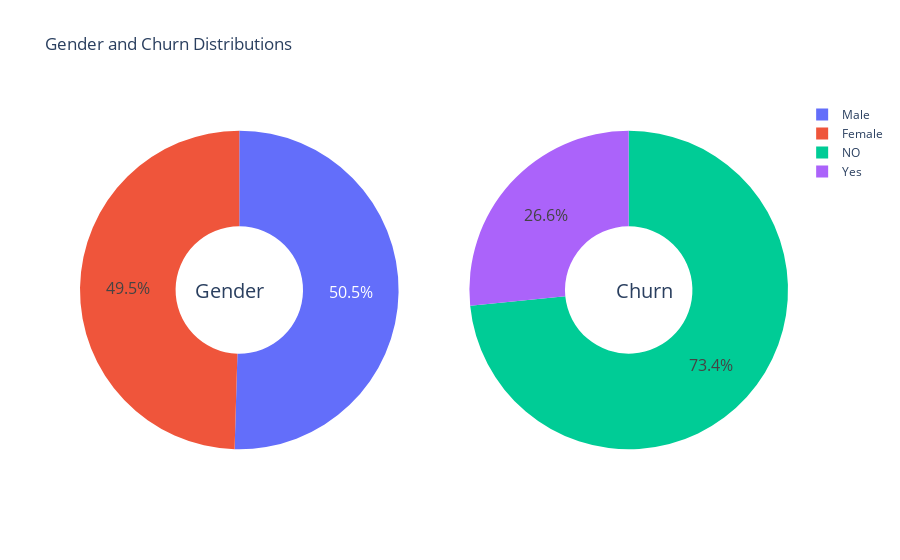

This figure's notebook cell:
### Code cell
#use hole to create a donut-like pie chart

fig.update_traces(hole=.4,hoverinfo="label+percent+name",textfont_size=16)

fig.update_layout(
    title_text="Gender and Churn Distributions",
    #add annotations in the center of donut pies
    annotations=[dict(text="Gender",x=0.16,y=0.5,font_size=20,showarrow=False),
                 dict(text="Churn",x=0.84,y=0.5,font_size=20,showarrow=False)])
fig.show()

### Figure 1 — Plotly figure (JSON) as saved in the notebook; plotly's stock layout.template omitted (floating-point values rounded to 4 significant figures)
{"data": [{"domain": {"x": [0, 0.45], "y": [0, 1]}, "hole": 0.4, "hoverinfo": "label+percent+name", "labels": ["Male", "Female"], "name": "Gender", "textfont": {"size": 16}, "type": "pie", "values": [3549, 3483]}, {"domain": {"x": [0.55, 1], "y": [0, 1]}, "hole": 0.4, "hoverinfo": "label+percent+name", "labels": ["NO", "Yes"], "name": "Churn", "textfont": {"size": 16}, "type": "pie", "values": [5163, 1869]}], "layout": {"annotations": [{"font": {"size": 20}, "showarrow": false, "text": "Gender", "x": 0.16, "y": 0.5}, {"font": {"size": 20}, "showarrow": false, "text": "Churn", "x": 0.84, "y": 0.5}], "title": {"text": "Gender and Churn Distributions"}}}
